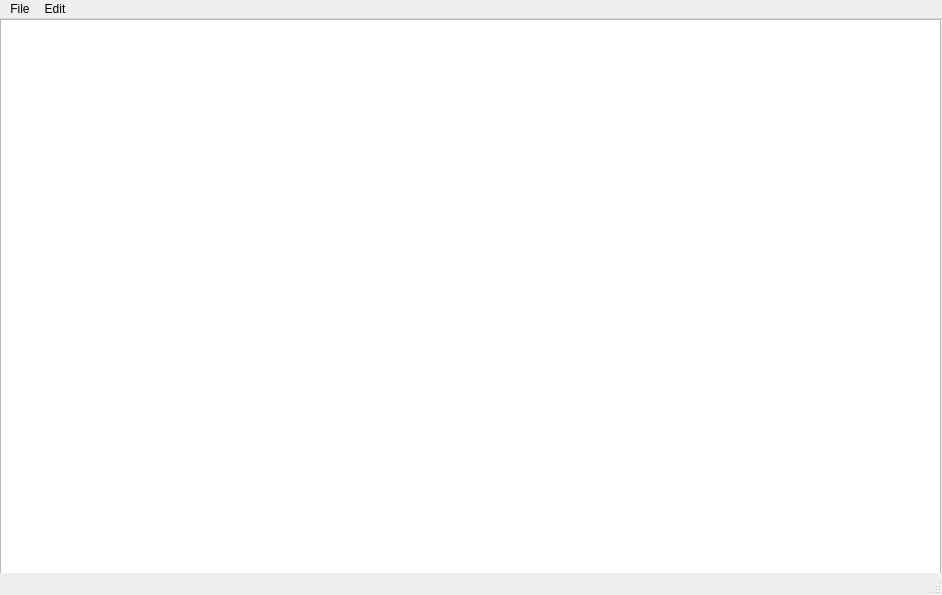
<?xml version="1.0" encoding="UTF-8"?>
<ui version="4.0">
 <class>MainWindow</class>
 <widget class="QMainWindow" name="MainWindow">
  <property name="geometry">
   <rect>
    <x>0</x>
    <y>0</y>
    <width>942</width>
    <height>595</height>
   </rect>
  </property>
  <property name="windowTitle">
   <string>MainWindow</string>
  </property>
  <widget class="QWidget" name="centralwidget">
   <widget class="QTextEdit" name="textEdit">
    <property name="geometry">
     <rect>
      <x>0</x>
      <y>0</y>
      <width>941</width>
      <height>561</height>
     </rect>
    </property>
    <property name="font">
     <font>
      <family>Verdana</family>
      <pointsize>16</pointsize>
     </font>
    </property>
    <property name="html">
     <string>&lt;!DOCTYPE HTML PUBLIC &quot;-//W3C//DTD HTML 4.0//EN&quot; &quot;http://www.w3.org/TR/REC-html40/strict.dtd&quot;&gt;
&lt;html&gt;&lt;head&gt;&lt;meta name=&quot;qrichtext&quot; content=&quot;1&quot; /&gt;&lt;meta charset=&quot;utf-8&quot; /&gt;&lt;style type=&quot;text/css&quot;&gt;
p, li { white-space: pre-wrap; }
hr { height: 1px; border-width: 0; }
li.unchecked::marker { content: &quot;\2610&quot;; }
li.checked::marker { content: &quot;\2612&quot;; }
&lt;/style&gt;&lt;/head&gt;&lt;body style=&quot; font-family:'Verdana'; font-size:16pt; font-weight:400; font-style:normal;&quot;&gt;
&lt;p style=&quot;-qt-paragraph-type:empty; margin-top:0px; margin-bottom:0px; margin-left:0px; margin-right:0px; -qt-block-indent:0; text-indent:0px;&quot;&gt;&lt;br /&gt;&lt;/p&gt;&lt;/body&gt;&lt;/html&gt;</string>
    </property>
   </widget>
  </widget>
  <widget class="QMenuBar" name="menubar">
   <property name="geometry">
    <rect>
     <x>0</x>
     <y>0</y>
     <width>942</width>
     <height>21</height>
    </rect>
   </property>
   <widget class="QMenu" name="menuFile">
    <property name="title">
     <string>File</string>
    </property>
    <addaction name="actionOpen"/>
    <addaction name="actionSave"/>
    <addaction name="actionSave_as"/>
    <addaction name="separator"/>
    <addaction name="actionExit"/>
   </widget>
   <widget class="QMenu" name="menuEdit">
    <property name="title">
     <string>Edit</string>
    </property>
    <addaction name="actionFind"/>
    <addaction name="actionFind_next"/>
    <addaction name="actionFind_previous"/>
    <addaction name="separator"/>
    <addaction name="actionReplace"/>
   </widget>
   <addaction name="menuFile"/>
   <addaction name="menuEdit"/>
  </widget>
  <widget class="QStatusBar" name="statusbar"/>
  <action name="actionOpen">
   <property name="text">
    <string>Open</string>
   </property>
  </action>
  <action name="actionSave">
   <property name="text">
    <string>Save</string>
   </property>
  </action>
  <action name="actionSave_as">
   <property name="text">
    <string>Save as</string>
   </property>
  </action>
  <action name="actionExit">
   <property name="text">
    <string>Exit</string>
   </property>
  </action>
  <action name="actionFind">
   <property name="text">
    <string>Find</string>
   </property>
  </action>
  <action name="actionFind_next">
   <property name="text">
    <string>Find next</string>
   </property>
  </action>
  <action name="actionFind_previous">
   <property name="text">
    <string>Find previous</string>
   </property>
  </action>
  <action name="actionReplace">
   <property name="text">
    <string>Replace</string>
   </property>
  </action>
 </widget>
 <resources/>
 <connections/>
</ui>
